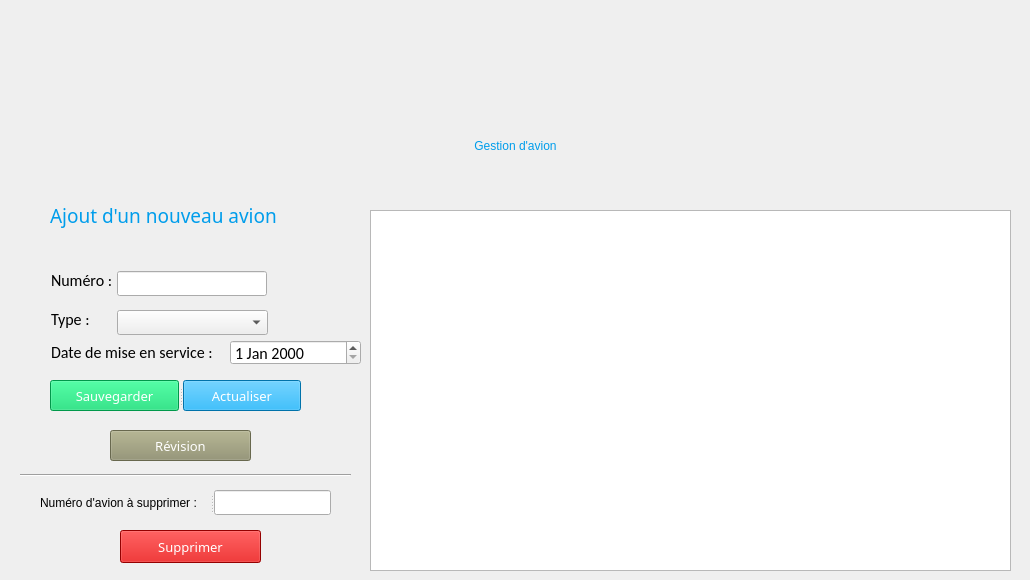
    <widget class="QWidget" name="page_4">
     <widget class="QLabel" name="label_2">
      <property name="geometry">
       <rect>
        <x>51</x>
        <y>271</y>
        <width>60</width>
        <height>19</height>
       </rect>
      </property>
      <property name="font">
       <font>
        <family>Calibri</family>
        <pointsize>12</pointsize>
        <weight>50</weight>
        <italic>false</italic>
        <bold>false</bold>
       </font>
      </property>
      <property name="styleSheet">
       <string notr="true">
font: 12pt &quot;Calibri&quot;;</string>
      </property>
      <property name="text">
       <string>Numéro :</string>
      </property>
     </widget>
     <widget class="QLabel" name="label_3">
      <property name="geometry">
       <rect>
        <x>51</x>
        <y>310</y>
        <width>40</width>
        <height>19</height>
       </rect>
      </property>
      <property name="font">
       <font>
        <family>Calibri</family>
        <pointsize>12</pointsize>
        <weight>50</weight>
        <italic>false</italic>
        <bold>false</bold>
       </font>
      </property>
      <property name="styleSheet">
       <string notr="true">
font: 12pt &quot;Calibri&quot;;</string>
      </property>
      <property name="text">
       <string>Type :</string>
      </property>
     </widget>
     <widget class="QLabel" name="label_4">
      <property name="geometry">
       <rect>
        <x>51</x>
        <y>343</y>
        <width>165</width>
        <height>19</height>
       </rect>
      </property>
      <property name="font">
       <font>
        <family>Calibri</family>
        <pointsize>12</pointsize>
        <weight>50</weight>
        <italic>false</italic>
        <bold>false</bold>
       </font>
      </property>
      <property name="styleSheet">
       <string notr="true">
font: 12pt &quot;Calibri&quot;;</string>
      </property>
      <property name="text">
       <string>Date de mise en service :</string>
      </property>
     </widget>
     <widget class="QLabel" name="label_5">
      <property name="geometry">
       <rect>
        <x>50</x>
        <y>200</y>
        <width>251</width>
        <height>31</height>
       </rect>
      </property>
      <property name="font">
       <font>
        <family>Arial Rounded MT Bold</family>
        <pointsize>14</pointsize>
        <weight>50</weight>
        <italic>false</italic>
        <bold>false</bold>
       </font>
      </property>
      <property name="styleSheet">
       <string notr="true">font: 14pt &quot;Arial Rounded MT Bold&quot;;
color: rgb(0, 157, 235);</string>
      </property>
      <property name="text">
       <string>Ajout d'un nouveau avion</string>
      </property>
     </widget>
     <widget class="QPushButton" name="pushButton">
      <property name="geometry">
       <rect>
        <x>960</x>
        <y>10</y>
        <width>41</width>
        <height>31</height>
       </rect>
      </property>
      <property name="font">
       <font>
        <family>MS Shell Dlg 2</family>
        <pointsize>14</pointsize>
        <weight>9</weight>
        <italic>false</italic>
        <bold>false</bold>
       </font>
      </property>
      <property name="cursor">
       <cursorShape>PointingHandCursor</cursorShape>
      </property>
      <property name="styleSheet">
       <string notr="true">border:none;</string>
      </property>
      <property name="text">
       <string/>
      </property>
      <property name="icon">
       <iconset>
        <normaloff>../image/page-daccueil.png</normaloff>../image/page-daccueil.png</iconset>
      </property>
      <property name="iconSize">
       <size>
        <width>40</width>
        <height>40</height>
       </size>
      </property>
     </widget>
     <widget class="QTableView" name="listeAvion">
      <property name="geometry">
       <rect>
        <x>370</x>
        <y>210</y>
        <width>641</width>
        <height>361</height>
       </rect>
      </property>
      <property name="styleSheet">
       <string notr="true">
font: 12pt &quot;Calibri&quot;;</string>
      </property>
     </widget>
     <widget class="QLineEdit" name="NUMAV_txt">
      <property name="geometry">
       <rect>
        <x>117</x>
        <y>271</y>
        <width>150</width>
        <height>25</height>
       </rect>
      </property>
      <property name="font">
       <font>
        <family>Calibri</family>
        <pointsize>12</pointsize>
        <weight>50</weight>
        <italic>false</italic>
        <bold>false</bold>
       </font>
      </property>
      <property name="styleSheet">
       <string notr="true">
font: 12pt &quot;Calibri&quot;;
</string>
      </property>
     </widget>
     <widget class="QDateEdit" name="DATMS_txt">
      <property name="geometry">
       <rect>
        <x>230</x>
        <y>340</y>
        <width>131</width>
        <height>25</height>
       </rect>
      </property>
      <property name="font">
       <font>
        <family>Calibri</family>
        <pointsize>12</pointsize>
        <weight>50</weight>
        <italic>false</italic>
        <bold>false</bold>
       </font>
      </property>
      <property name="styleSheet">
       <string notr="true">
font: 12pt &quot;Calibri&quot;;
</string>
      </property>
     </widget>
     <widget class="QComboBox" name="TYPAV_txt">
      <property name="geometry">
       <rect>
        <x>117</x>
        <y>310</y>
        <width>151</width>
        <height>25</height>
       </rect>
      </property>
      <property name="font">
       <font>
        <family>Calibri</family>
        <pointsize>12</pointsize>
        <weight>50</weight>
        <italic>false</italic>
        <bold>false</bold>
       </font>
      </property>
      <property name="styleSheet">
       <string notr="true">
font: 12pt &quot;Calibri&quot;;</string>
      </property>
     </widget>
     <widget class="QLabel" name="back_1">
      <property name="geometry">
       <rect>
        <x>450</x>
        <y>20</y>
        <width>141</width>
        <height>111</height>
       </rect>
      </property>
      <property name="text">
       <string/>
      </property>
      <property name="pixmap">
       <pixmap>../image/schedule.png</pixmap>
      </property>
      <property name="scaledContents">
       <bool>true</bool>
      </property>
     </widget>
     <widget class="QLabel" name="label_6">
      <property name="geometry">
       <rect>
        <x>10</x>
        <y>130</y>
        <width>1011</width>
        <height>31</height>
       </rect>
      </property>
      <property name="styleSheet">
       <string notr="true">font: 20pt &quot;Arial Rounded MT Bold&quot;;
color: rgb(0, 157, 235);</string>
      </property>
      <property name="text">
       <string>Gestion d'avion</string>
      </property>
      <property name="alignment">
       <set>Qt::AlignCenter</set>
      </property>
     </widget>
     <widget class="QPushButton" name="delAvion">
      <property name="geometry">
       <rect>
        <x>120</x>
        <y>530</y>
        <width>141</width>
        <height>33</height>
       </rect>
      </property>
      <property name="sizePolicy">
       <sizepolicy hsizetype="Fixed" vsizetype="Fixed">
        <horstretch>0</horstretch>
        <verstretch>0</verstretch>
       </sizepolicy>
      </property>
      <property name="font">
       <font>
        <family>Arial Rounded MT Bold</family>
        <pointsize>10</pointsize>
        <weight>50</weight>
        <italic>false</italic>
        <bold>false</bold>
       </font>
      </property>
      <property name="cursor">
       <cursorShape>PointingHandCursor</cursorShape>
      </property>
      <property name="styleSheet">
       <string notr="true">font: 10pt &quot;Arial Rounded MT Bold&quot;;
background-color: rgb(207, 0, 0);
color: rgb(255, 255, 255);</string>
      </property>
      <property name="text">
       <string>Supprimer</string>
      </property>
      <property name="icon">
       <iconset>
        <normaloff>../image/delete.png</normaloff>../image/delete.png</iconset>
      </property>
     </widget>
     <widget class="Line" name="line">
      <property name="geometry">
       <rect>
        <x>20</x>
        <y>465</y>
        <width>331</width>
        <height>21</height>
       </rect>
      </property>
      <property name="orientation">
       <enum>Qt::Horizontal</enum>
      </property>
     </widget>
     <widget class="QPushButton" name="pushButton_2">
      <property name="geometry">
       <rect>
        <x>110</x>
        <y>430</y>
        <width>141</width>
        <height>31</height>
       </rect>
      </property>
      <property name="sizePolicy">
       <sizepolicy hsizetype="Fixed" vsizetype="Fixed">
        <horstretch>0</horstretch>
        <verstretch>0</verstretch>
       </sizepolicy>
      </property>
      <property name="font">
       <font>
        <family>Arial Rounded MT Bold</family>
        <pointsize>10</pointsize>
        <weight>50</weight>
        <italic>false</italic>
        <bold>false</bold>
       </font>
      </property>
      <property name="cursor">
       <cursorShape>PointingHandCursor</cursorShape>
      </property>
      <property name="styleSheet">
       <string notr="true">font: 10pt &quot;Arial Rounded MT Bold&quot;;
background-color: rgb(145, 145, 109);
color: rgb(255, 255, 255);</string>
      </property>
      <property name="text">
       <string notr="true" comment="Révision">Révision</string>
      </property>
      <property name="icon">
       <iconset>
        <normaloff>../image/settings (2).png</normaloff>../image/settings (2).png</iconset>
      </property>
     </widget>
     <widget class="QSplitter" name="splitter_3">
      <property name="geometry">
       <rect>
        <x>40</x>
        <y>490</y>
        <width>291</width>
        <height>25</height>
       </rect>
      </property>
      <property name="orientation">
       <enum>Qt::Horizontal</enum>
      </property>
      <widget class="QLabel" name="label_70">
       <property name="styleSheet">
        <string notr="true">font: 12pt &quot;Calibri&quot;;</string>
       </property>
       <property name="text">
        <string>Numéro d'avion à supprimer :</string>
       </property>
      </widget>
      <widget class="QLineEdit" name="numavSup">
       <property name="styleSheet">
        <string notr="true">font: 12pt &quot;Calibri&quot;;</string>
       </property>
       <property name="alignment">
        <set>Qt::AlignCenter</set>
       </property>
      </widget>
     </widget>
     <widget class="QSplitter" name="splitter">
      <property name="geometry">
       <rect>
        <x>50</x>
        <y>380</y>
        <width>251</width>
        <height>31</height>
       </rect>
      </property>
      <property name="orientation">
       <enum>Qt::Horizontal</enum>
      </property>
      <widget class="QPushButton" name="saveAvion">
       <property name="sizePolicy">
        <sizepolicy hsizetype="Fixed" vsizetype="Fixed">
         <horstretch>0</horstretch>
         <verstretch>0</verstretch>
        </sizepolicy>
       </property>
       <property name="font">
        <font>
         <family>Arial Rounded MT Bold</family>
         <pointsize>10</pointsize>
         <weight>50</weight>
         <italic>false</italic>
         <bold>false</bold>
        </font>
       </property>
       <property name="cursor">
        <cursorShape>PointingHandCursor</cursorShape>
       </property>
       <property name="styleSheet">
        <string notr="true">font: 10pt &quot;Arial Rounded MT Bold&quot;;
background-color: rgb(0, 213, 103);
color: rgb(255, 255, 255);</string>
       </property>
       <property name="text">
        <string>Sauvegarder</string>
       </property>
       <property name="icon">
        <iconset>
         <normaloff>../image/enregistrer-le-fichier.png</normaloff>../image/enregistrer-le-fichier.png</iconset>
       </property>
      </widget>
      <widget class="QPushButton" name="actAvion">
       <property name="sizePolicy">
        <sizepolicy hsizetype="Fixed" vsizetype="Fixed">
         <horstretch>0</horstretch>
         <verstretch>0</verstretch>
        </sizepolicy>
       </property>
       <property name="font">
        <font>
         <family>Arial Rounded MT Bold</family>
         <pointsize>10</pointsize>
         <weight>50</weight>
         <italic>false</italic>
         <bold>false</bold>
        </font>
       </property>
       <property name="cursor">
        <cursorShape>PointingHandCursor</cursorShape>
       </property>
       <property name="mouseTracking">
        <bool>true</bool>
       </property>
       <property name="styleSheet">
        <string notr="true">font: 10pt &quot;Arial Rounded MT Bold&quot;;
color: rgb(255, 255, 255);
background-color: rgb(0, 159, 238);
</string>
       </property>
       <property name="text">
        <string>Actualiser</string>
       </property>
       <property name="icon">
        <iconset>
         <normaloff>../image/refresh.png</normaloff>../image/refresh.png</iconset>
       </property>
      </widget>
     </widget>
     <zorder>pushButton_2</zorder>
     <zorder>splitter</zorder>
     <zorder>splitter_3</zorder>
     <zorder>label_2</zorder>
     <zorder>label_3</zorder>
     <zorder>label_4</zorder>
     <zorder>label_5</zorder>
     <zorder>listeAvion</zorder>
     <zorder>NUMAV_txt</zorder>
     <zorder>DATMS_txt</zorder>
     <zorder>TYPAV_txt</zorder>
     <zorder>pushButton</zorder>
     <zorder>back_1</zorder>
     <zorder>label_6</zorder>
     <zorder>delAvion</zorder>
     <zorder>line</zorder>
    </widget>
